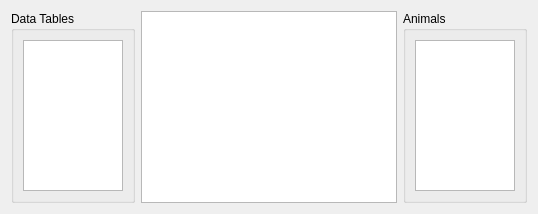
<?xml version="1.0" encoding="UTF-8"?>
<ui version="4.0">
 <author>Anton Rau</author>
 <class>IntelliCagePreprocessedDataWidget</class>
 <widget class="QWidget" name="IntelliCagePreprocessedDataWidget">
  <layout class="QHBoxLayout" name="horizontalLayout">
   <item>
    <widget class="QGroupBox" name="groupBoxTables">
     <property name="title">
      <string>Data Tables</string>
     </property>
     <layout class="QVBoxLayout" name="verticalLayout">
      <item>
       <widget class="QListWidget" name="listWidgetTables">
        <property name="sizeAdjustPolicy">
         <enum>QAbstractScrollArea::SizeAdjustPolicy::AdjustToContents</enum>
        </property>
       </widget>
      </item>
     </layout>
    </widget>
   </item>
   <item>
    <widget class="QTableView" name="tableView">
     <property name="sizePolicy">
      <sizepolicy hsizetype="Expanding" vsizetype="Expanding">
       <horstretch>1</horstretch>
       <verstretch>0</verstretch>
      </sizepolicy>
     </property>
     <property name="selectionMode">
      <enum>QAbstractItemView::SelectionMode::SingleSelection</enum>
     </property>
     <property name="selectionBehavior">
      <enum>QAbstractItemView::SelectionBehavior::SelectRows</enum>
     </property>
     <attribute name="verticalHeaderMinimumSectionSize">
      <number>20</number>
     </attribute>
     <attribute name="verticalHeaderDefaultSectionSize">
      <number>20</number>
     </attribute>
    </widget>
   </item>
   <item>
    <widget class="QGroupBox" name="groupBoxAnimals">
     <property name="title">
      <string>Animals</string>
     </property>
     <layout class="QVBoxLayout" name="verticalLayout_2">
      <item>
       <widget class="QListWidget" name="listWidgetAnimals">
        <property name="sizeAdjustPolicy">
         <enum>QAbstractScrollArea::SizeAdjustPolicy::AdjustToContents</enum>
        </property>
        <property name="selectionMode">
         <enum>QAbstractItemView::SelectionMode::MultiSelection</enum>
        </property>
       </widget>
      </item>
     </layout>
    </widget>
   </item>
  </layout>
 </widget>
 <resources>
  <include location="../../../../resources/resources.qrc"/>
 </resources>
 <connections/>
</ui>
